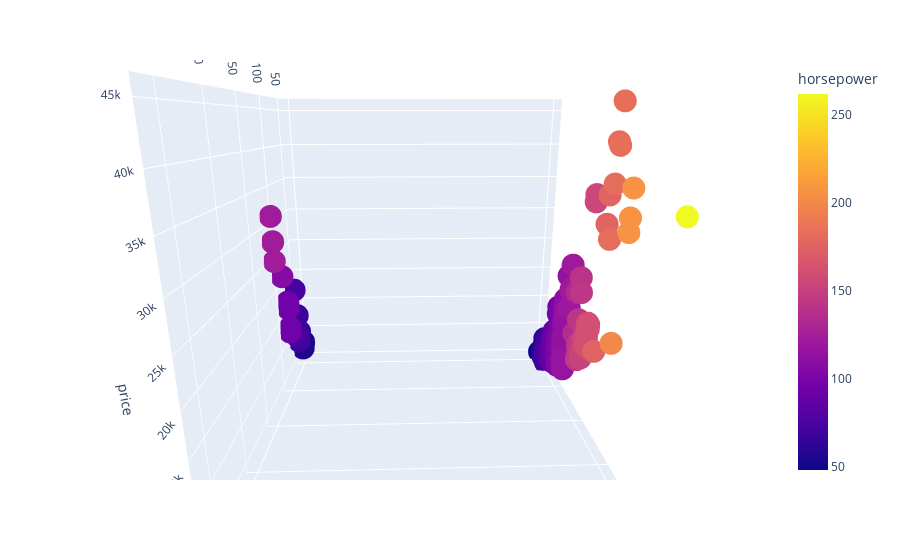

Notebook cell for this chart:
### Markdown cell above
### 3D Scatter Plot

### Code cell
fig_3d = px.scatter_3d(df, x='fuel_type', y='horsepower', z='price', color='horsepower')
fig_3d.show()

### Figure 1 — Plotly figure (JSON) as saved in the notebook; plotly's stock layout.template omitted (floating-point values rounded to 4 significant figures; data arrays with more than 128 entries replaced by an {"elided": "..."} marker saying what was removed)
{"data": [{"hovertemplate": "fuel_type=%{x}<br>horsepower=%{marker.color}<br>price=%{z}<extra></extra>", "legendgroup": "", "marker": {"color": {"elided": "201 int values"}, "coloraxis": "coloraxis", "symbol": "circle"}, "mode": "markers", "name": "", "scene": "scene", "showlegend": false, "type": "scatter3d", "x": {"elided": "201 str values"}, "y": {"elided": "201 int values"}, "z": {"elided": "201 int values"}}], "layout": {"autosize": true, "coloraxis": {"colorbar": {"title": {"text": "horsepower"}}, "colorscale": [[0, "#0d0887"], [0.1111, "#46039f"], [0.2222, "#7201a8"], [0.3333, "#9c179e"], [0.4444, "#bd3786"], [0.5556, "#d8576b"], [0.6667, "#ed7953"], [0.7778, "#fb9f3a"], [0.8889, "#fdca26"], [1, "#f0f921"]]}, "dragmode": "zoom", "legend": {"tracegroupgap": 0}, "margin": {"t": 60}, "scene": {"aspectmode": "auto", "aspectratio": {"x": 1, "y": 1, "z": 1}, "camera": {"center": {"x": -0.000136, "y": -0.004009, "z": 0.0138}, "eye": {"x": 0.04722, "y": 1.392, "z": 0.4198}, "projection": {"type": "perspective"}, "up": {"x": 0, "y": 0, "z": 1}}, "domain": {"x": [0, 1], "y": [0, 1]}, "dragmode": "turntable", "xaxis": {"title": {"text": "fuel_type"}, "type": "category"}, "yaxis": {"title": {"text": "horsepower"}, "type": "linear"}, "zaxis": {"title": {"text": "price"}, "type": "linear"}}}}
